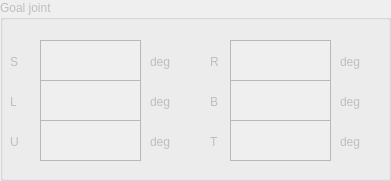
   <widget class="QGroupBox" name="groupBoxGoalJoint">
    <property name="enabled">
     <bool>false</bool>
    </property>
    <property name="geometry">
     <rect>
      <x>840</x>
      <y>640</y>
      <width>391</width>
      <height>181</height>
     </rect>
    </property>
    <property name="title">
     <string>Goal joint</string>
    </property>
    <widget class="QLabel" name="label_53">
     <property name="geometry">
      <rect>
       <x>10</x>
       <y>50</y>
       <width>21</width>
       <height>23</height>
      </rect>
     </property>
     <property name="text">
      <string>S</string>
     </property>
    </widget>
    <widget class="QLabel" name="label_54">
     <property name="geometry">
      <rect>
       <x>10</x>
       <y>90</y>
       <width>31</width>
       <height>23</height>
      </rect>
     </property>
     <property name="text">
      <string>L</string>
     </property>
    </widget>
    <widget class="QLabel" name="label_55">
     <property name="geometry">
      <rect>
       <x>10</x>
       <y>130</y>
       <width>31</width>
       <height>23</height>
      </rect>
     </property>
     <property name="text">
      <string>U</string>
     </property>
    </widget>
    <widget class="QLabel" name="label_56">
     <property name="geometry">
      <rect>
       <x>210</x>
       <y>50</y>
       <width>31</width>
       <height>23</height>
      </rect>
     </property>
     <property name="text">
      <string>R</string>
     </property>
    </widget>
    <widget class="QLabel" name="label_57">
     <property name="geometry">
      <rect>
       <x>210</x>
       <y>90</y>
       <width>31</width>
       <height>23</height>
      </rect>
     </property>
     <property name="text">
      <string>B</string>
     </property>
    </widget>
    <widget class="QLabel" name="label_58">
     <property name="geometry">
      <rect>
       <x>210</x>
       <y>130</y>
       <width>31</width>
       <height>23</height>
      </rect>
     </property>
     <property name="text">
      <string>T</string>
     </property>
    </widget>
    <widget class="QLabel" name="label_59">
     <property name="geometry">
      <rect>
       <x>150</x>
       <y>50</y>
       <width>41</width>
       <height>23</height>
      </rect>
     </property>
     <property name="text">
      <string>deg</string>
     </property>
    </widget>
    <widget class="QLabel" name="label_60">
     <property name="geometry">
      <rect>
       <x>340</x>
       <y>50</y>
       <width>41</width>
       <height>23</height>
      </rect>
     </property>
     <property name="text">
      <string>deg</string>
     </property>
    </widget>
    <widget class="QLabel" name="label_61">
     <property name="geometry">
      <rect>
       <x>150</x>
       <y>90</y>
       <width>41</width>
       <height>23</height>
      </rect>
     </property>
     <property name="text">
      <string>deg</string>
     </property>
    </widget>
    <widget class="QLabel" name="label_62">
     <property name="geometry">
      <rect>
       <x>340</x>
       <y>90</y>
       <width>41</width>
       <height>23</height>
      </rect>
     </property>
     <property name="text">
      <string>deg</string>
     </property>
    </widget>
    <widget class="QLabel" name="label_63">
     <property name="geometry">
      <rect>
       <x>150</x>
       <y>130</y>
       <width>41</width>
       <height>23</height>
      </rect>
     </property>
     <property name="text">
      <string>deg</string>
     </property>
    </widget>
    <widget class="QLabel" name="label_64">
     <property name="geometry">
      <rect>
       <x>340</x>
       <y>130</y>
       <width>41</width>
       <height>23</height>
      </rect>
     </property>
     <property name="text">
      <string>deg</string>
     </property>
    </widget>
    <widget class="QTextEdit" name="textEditR1_2">
     <property name="geometry">
      <rect>
       <x>40</x>
       <y>40</y>
       <width>101</width>
       <height>41</height>
      </rect>
     </property>
    </widget>
    <widget class="QTextEdit" name="textEditR2_2">
     <property name="geometry">
      <rect>
       <x>40</x>
       <y>80</y>
       <width>101</width>
       <height>41</height>
      </rect>
     </property>
    </widget>
    <widget class="QTextEdit" name="textEditR3_2">
     <property name="geometry">
      <rect>
       <x>40</x>
       <y>120</y>
       <width>101</width>
       <height>41</height>
      </rect>
     </property>
    </widget>
    <widget class="QTextEdit" name="textEditR4_2">
     <property name="geometry">
      <rect>
       <x>230</x>
       <y>40</y>
       <width>101</width>
       <height>41</height>
      </rect>
     </property>
    </widget>
    <widget class="QTextEdit" name="textEditR5_2">
     <property name="geometry">
      <rect>
       <x>230</x>
       <y>80</y>
       <width>101</width>
       <height>41</height>
      </rect>
     </property>
    </widget>
    <widget class="QTextEdit" name="textEditR6_2">
     <property name="geometry">
      <rect>
       <x>230</x>
       <y>120</y>
       <width>101</width>
       <height>41</height>
      </rect>
     </property>
    </widget>
   </widget>
